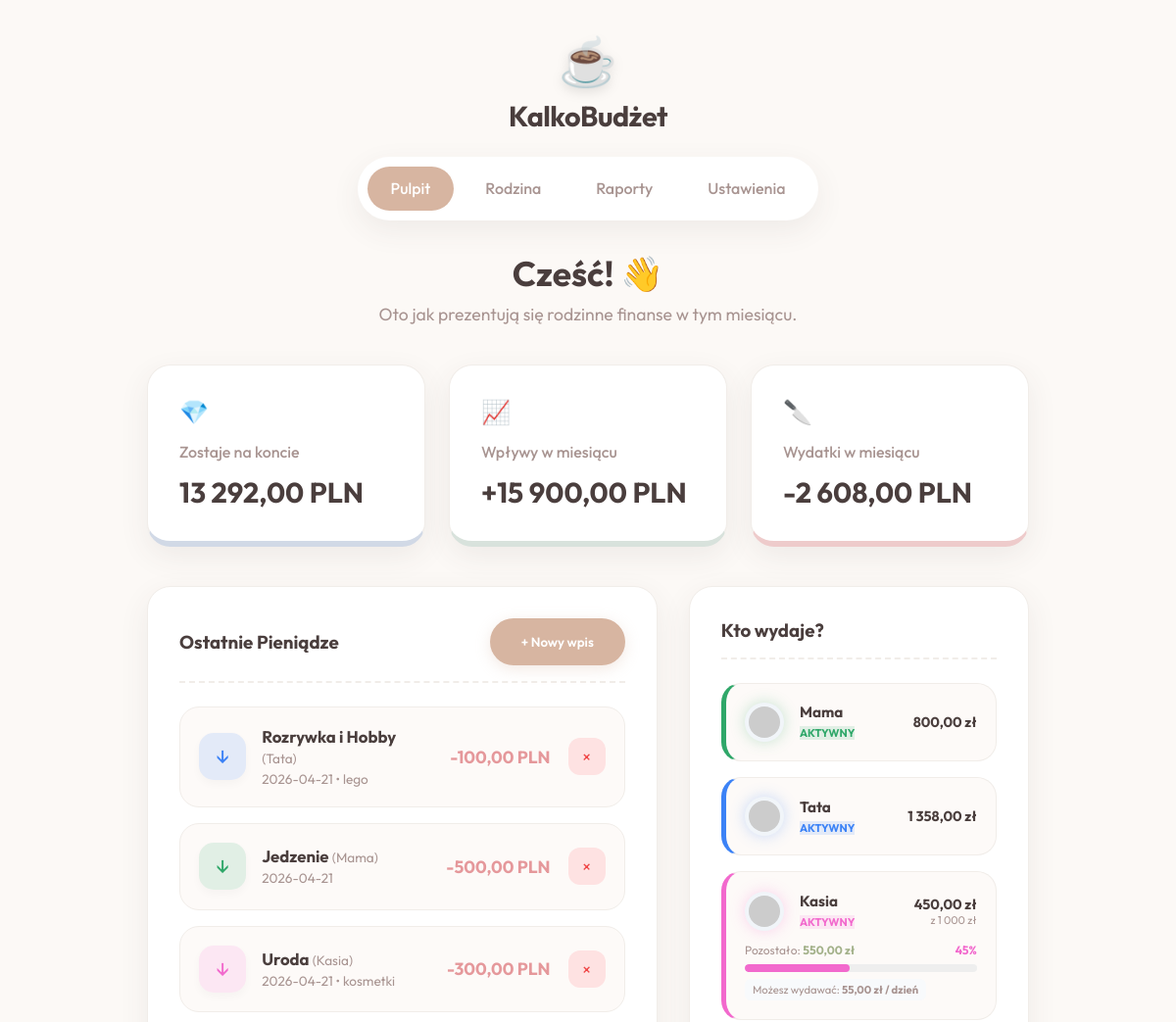
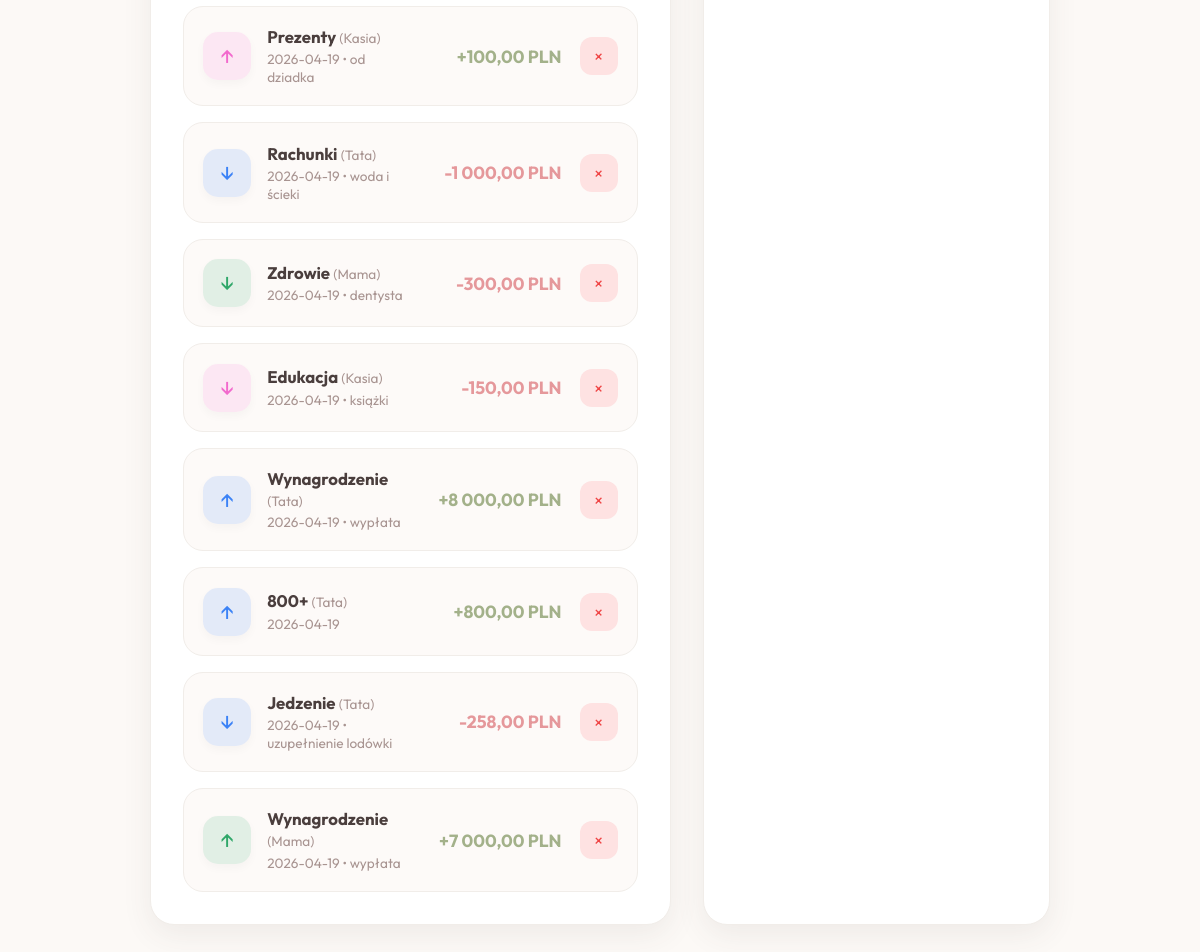
The page / on the database its author committed (2 pictures, top to bottom).
### tables this page shows
CREATE TABLE transactions (
                id INTEGER PRIMARY KEY AUTOINCREMENT,
                user_id INTEGER NOT NULL,
                category_id INTEGER NOT NULL,
                amount REAL NOT NULL,
                date TEXT NOT NULL,
                description TEXT,
                type TEXT NOT NULL CHECK(type IN ('income', 'expense')),
                FOREIGN KEY (user_id) REFERENCES users(id),
                FOREIGN KEY (category_id) REFERENCES categories(id)
            );

CREATE TABLE categories (
                id INTEGER PRIMARY KEY AUTOINCREMENT,
                name TEXT NOT NULL,
                type TEXT NOT NULL CHECK(type IN ('income', 'expense'))
            );

CREATE TABLE users (
                id INTEGER PRIMARY KEY AUTOINCREMENT,
                name TEXT NOT NULL,
                color TEXT DEFAULT '#ffffff'
            , avatar TEXT DEFAULT 'avataaars', monthly_limit REAL DEFAULT 0);

### index.php (the view, shortened to what this page needs)
<?php
require_once 'db.php';
$currentMonth = date('Y-m');
$stmt = $db->prepare("
    SELECT u.*,
    (SELECT SUM(amount) FROM transactions WHERE user_id = u.id AND type = 'expense' AND date LIKE ?) as spent
    FROM users u
");
$stmt->execute([$currentMonth . '%']);
$users = $stmt->fetchAll(PDO::FETCH_ASSOC);
$stmt = $db->query("SELECT SUM(CASE WHEN type = 'income' THEN amount ELSE -amount END) as balance FROM transactions");
$balanceRaw = $stmt->fetch(PDO::FETCH_ASSOC)['balance'];
$balance = $balanceRaw ? number_format($balanceRaw, 2, ',', ' ') : "0,00";
$currentMonth = date('Y-m');
$stmt = $db->prepare("SELECT type, SUM(amount) as total FROM transactions WHERE date LIKE ? GROUP BY type");
$stmt->execute([$currentMonth . '%']);
$monthlyStats = $stmt->fetchAll(PDO::FETCH_KEY_PAIR);
$income = isset($monthlyStats['income']) ? number_format($monthlyStats['income'], 2, ',', ' ') : "0,00";
$expense = isset($monthlyStats['expense']) ? number_format($monthlyStats['expense'], 2, ',', ' ') : "0,00";
$stmt = $db->query("
    SELECT t.*, u.name as user_name, u.color, c.name as category_name
    FROM transactions t
    JOIN users u ON t.user_id = u.id
    JOIN categories c ON t.category_id = c.id
    ORDER BY t.date DESC, t.id DESC LIMIT 15
");
$transactions = $stmt->fetchAll(PDO::FETCH_ASSOC);
?>
<!DOCTYPE html>
<html lang="pl">
<head>
    <link rel="stylesheet" href="style.css">
</head>
<body>
    <div class="app-wrapper">
        <header class="app-header">
            <div class="logo">
                <div class="logo-icon">☕</div>
                <h1>KalkoBudżet</h1>
            </div>
            <nav class="top-nav">
                <a href="index.php" class="active">Pulpit</a>
                <a href="members.php">Rodzina</a>
                <a href="reports.php">Raporty</a>
                <a href="settings.php">Ustawienia</a>
            </nav>
        </header>
        <main class="main-content">
            <header class="topbar">
                <div>
                    <h2 class="greeting">Cześć! 👋</h2>
                    <p class="subtitle">Oto jak prezentują się rodzinne finanse w tym miesiącu.</p>
                </div>
            </header>
            <div class="dashboard-cards">
                <div class="card glass-effect gradient-blue">
                    <div class="card-icon">💎</div>
                    <h3>Zostaje na koncie</h3>
                    <p class="amount"><?= $balance ?> PLN</p>
                </div>
                <div class="card glass-effect gradient-green">
                    <div class="card-icon">📈</div>
                    <h3>Wpływy w miesiącu</h3>
                    <p class="amount">+<?= $income ?> PLN</p>
                </div>
                <div class="card glass-effect gradient-red">
                    <div class="card-icon">🔪</div>
                    <h3>Wydatki w miesiącu</h3>
                    <p class="amount">-<?= $expense ?> PLN</p>
                </div>
            </div>
            <div class="content-grid">
                <section class="recent-transactions glass-effect section-box">
                    <div class="section-header">
                        <h3>Ostatnie Pieniądze</h3>
                        <button class="btn-primary" onclick="openModal()">+ Nowy wpis</button>
                    </div>
                    <div class="transaction-list">
                        <?php if (empty($transactions)): ?>
                            <div class="empty-state">
                                <span>🌬️</span>
                                <p>Cisza w portfelu. Dodaj pierwszą transakcję!</p>
                            </div>
                        <?php else: ?>
                            <?php foreach($transactions as $t): ?>
                                <div class="transaction-item">
                                    <div class="t-icon" style="background-color: <?= htmlspecialchars($t['color']) ?>22; color: <?= htmlspecialchars($t['color']) ?>">
                                        <?= $t['type'] == 'income' ? '↑' : '↓' ?>
                                    </div>
                                    <div class="t-details">
                                        <h4><?= htmlspecialchars($t['category_name']) ?> <span class="t-user">(<?= htmlspecialchars($t['user_name']) ?>)</span></h4>
                                        <p><?= htmlspecialchars($t['date']) ?><?= $t['description'] ? ' &bull; '.htmlspecialchars($t['description']) : '' ?></p>
                                    </div>
                                    <div class="t-amount <?= $t['type'] ?>">
                                        <?= $t['type'] == 'income' ? '+' : '-' ?><?= number_format($t['amount'], 2, ',', ' ') ?> PLN
                                    </div>
                                    <form action="delete.php" method="POST" class="delete-form">
                                        <button type="submit" class="btn-delete" title="Usuń wpis">×</button>
                                    </form>
                                </div>
                            <?php endforeach; ?>
                        <?php endif; ?>
                    </div>
                </section>
                <section class="family-members glass-effect section-box">
                    <div class="section-header">
                        <h3>Kto wydaje?</h3>
                    </div>
                    <div class="users-list">
                        <?php
                        $daysInMonth = (int)date('t');
                        $currentDay = (int)date('j');
                        $remainingDays = $daysInMonth - $currentDay + 1;
                        ?>
                        <?php foreach($users as $u): ?>
                            <?php
                                $userSpent = (float)$u['spent'];
                                $userLimit = (float)$u['monthly_limit'];
                                $showLimit = $userLimit > 0;
                                $percent = $showLimit ? round(($userSpent / $userLimit) * 100) : 0;
                                $clampedPercent = min(100, $percent);
                                $statusColor = htmlspecialchars($u['color']);
                                $statusText = "Aktywny";
                                $remaining = $userLimit - $userSpent;
                                $daily = $remaining > 0 ? $remaining / $remainingDays : 0;
                            ?>
                            <div class="user-card" style="flex-direction: column; align-items: flex-start; gap: 0.8rem; border-left: 5px solid <?= $statusColor ?>;">
                                <div style="display: flex; align-items: center; gap: 1rem; width: 100%;">
                                    <div class="user-avatar" style="border-color: <?= htmlspecialchars($u['color']) ?>; box-shadow: 0 0 15px <?= htmlspecialchars($u['color']) ?>44; background-color: #f1f5f9; width: 40px; height: 40px; flex-shrink: 0;">
                                        <img src="https://robohash.org/<?= urlencode($u['avatar'] ?? 'cat1') ?>.png?set=set4&size=150x150" alt="<?= htmlspecialchars($u['name']) ?>">
                                    </div>
                                    <div class="user-info" style="flex: 1;">
                                        <h4 style="font-size: 0.95rem;"><?= htmlspecialchars($u['name']) ?></h4>
                                        <span class="user-badge" style="background-color: <?= $statusColor ?>22; color: <?= $statusColor ?>; font-size: 0.7rem; font-weight: 700; text-transform: uppercase;">
                                            <?= $statusText ?>
                                        </span>
                                    </div>
                                    <div style="text-align: right;">
                                        <div style="font-size: 0.9rem; font-weight: 700;"><?= number_format($userSpent, 2, ',', ' ') ?> zł</div>
                                        <?php if ($showLimit): ?>
                                            <div style="font-size: 0.7rem; color: var(--text-secondary);">z <?= number_format($userLimit, 0, ',', ' ') ?> zł</div>
                                        <?php endif; ?>
                                    </div>
                                </div>
                                <?php if ($showLimit): ?>
                                    <div style="width: 100%;">
                                        <div style="display: flex; justify-content: space-between; font-size: 0.75rem; margin-bottom: 0.4rem;">
                                            <div style="color: var(--text-secondary);">
                                                Pozostało: <strong style="color: <?= $remaining > 0 ? 'var(--green-color)' : 'var(--red-color)' ?>;"><?= number_format($remaining, 2, ',', ' ') ?> zł</strong>
                                            </div>
                                            <div style="font-weight: 700; color: <?= $statusColor ?>;"><?= $percent ?>%</div>
                                        </div>
                                        <div style="width: 100%; height: 8px; background: #eee; border-radius: 10px; overflow: hidden; margin-bottom: 0.4rem;">
                                            <div style="width: <?= $clampedPercent ?>%; height: 100%; background: <?= $statusColor ?>; border-radius: 10px; transition: width 0.6s cubic-bezier(0.34, 1.56, 0.64, 1);"></div>
                                        </div>
                                        <?php if ($remaining > 0): ?>
                                            <div style="font-size: 0.7rem; color: var(--text-secondary); background: #f8fafc; padding: 4px 8px; border-radius: 6px; display: inline-block;">
                                                Możesz wydawać: <strong><?= number_format($daily, 2, ',', ' ') ?> zł / dzień</strong>
                                            </div>
                                        <?php endif; ?>
                                    </div>
                                <?php endif; ?>
                            </div>
                        <?php endforeach; ?>
                    </div>
                </section>
            </div>
        </main>
    </div>
</body>
</html>

### style.css (style rules this page uses)
:root { --bg-color: #fcf9f6; --paper-color: #ffffff; --text-primary: #4a3e3d; --text-secondary: #a89491; --accent-color: #d7b5a1; --accent-hover: #c4a18e; --green-color: #a3b18a; --red-color: #e5989b; --blue-color: #b8c0cc; --border-color: #f1ede9; --nav-bg: #ffffff; --shadow: 0 10px 30px rgba(74, 62, 61, 0.08); --br: 24px; }
* { margin: 0; padding: 0; box-sizing: border-box; font-family: 'Outfit', sans-serif; }
body { background-color: var(--bg-color); background-image: radial-gradient(#d7ccc8 0.5px, transparent 0.5px); background-size: 20px 20px; color: var(--text-primary); min-height: 100vh; padding: 2rem 1rem; display: flex; justify-content: center; }
.app-wrapper { width: 100%; max-width: 900px; display: flex; flex-direction: column; gap: 2rem; }
.app-header { display: flex; flex-direction: column; align-items: center; gap: 1.5rem; text-align: center; }
.logo { display: flex; flex-direction: column; align-items: center; gap: 0.5rem; }
.logo-icon { font-size: 3rem; filter: drop-shadow(0 4px 6px rgba(0,0,0,0.1)); }
.logo h1 { font-size: 1.8rem; font-weight: 700; letter-spacing: -0.5px; }
.top-nav { background: var(--nav-bg); padding: 0.6rem; border-radius: 50px; box-shadow: var(--shadow); display: flex; gap: 0.5rem; }
.top-nav a { text-decoration: none; color: var(--text-secondary); padding: 0.8rem 1.5rem; border-radius: 50px; font-weight: 500; transition: all 0.3s ease; }
.top-nav li.active a, .top-nav a.active { background: var(--accent-color); color: white; }
.main-content { width: 100%; }
.topbar { margin-bottom: 2.5rem; text-align: center; }
.greeting { font-size: 2.2rem; font-weight: 700; margin-bottom: 0.5rem; }
.subtitle { font-size: 1.1rem; color: var(--text-secondary); }
.dashboard-cards { display: grid; grid-template-columns: repeat(3, 1fr); gap: 1.5rem; margin-bottom: 2.5rem; }
.card { background: var(--paper-color); padding: 2rem; border-radius: var(--br); box-shadow: var(--shadow); position: relative; overflow: hidden; transition: transform 0.3s ease; border: 1px solid var(--border-color); }
.card h3 { font-size: 1rem; font-weight: 500; color: var(--text-secondary); margin-bottom: 0.8rem; }
.card .amount { font-size: 1.8rem; font-weight: 700; }
.card-icon { font-size: 1.5rem; margin-bottom: 1rem; display: inline-block; }
.content-grid { display: grid; grid-template-columns: 1.5fr 1fr; gap: 2rem; }
.section-box { background: var(--paper-color); padding: 2rem; border-radius: var(--br); box-shadow: var(--shadow); border: 1px solid var(--border-color); }
.section-header { margin-bottom: 1.5rem; padding-bottom: 1rem; border-bottom: 2px dashed var(--border-color); display: flex; justify-content: space-between; align-items: center; }
.btn-primary { background: var(--accent-color); color: white; border: none; padding: 1rem 2rem; border-radius: 50px; font-weight: 600; cursor: pointer; transition: all 0.3s ease; box-shadow: 0 4px 15px rgba(215, 181, 161, 0.3); }
.transaction-list, .users-list { display: flex; flex-direction: column; gap: 1rem; }
.transaction-item, .user-card { display: flex; align-items: center; gap: 1rem; padding: 1.2rem; background: #fdfaf8; border-radius: 20px; border: 1px solid var(--border-color); }
.t-icon { width: 48px; height: 48px; border-radius: 15px; display: flex; align-items: center; justify-content: center; font-size: 1.4rem; background: white; box-shadow: 0 4px 10px rgba(0,0,0,0.03); flex-shrink: 0; }
.t-details { flex: 1; }
.t-details h4 { font-size: 1.05rem; margin-bottom: 0.2rem; }
.t-user { color: var(--text-secondary); font-weight: 400; font-size: 0.85rem; }
.t-details p { font-size: 0.85rem; color: var(--text-secondary); }
.t-amount { font-weight: 700; font-size: 1.1rem; text-align: right; min-width: 140px; white-space: nowrap; }
.delete-form { display: flex; justify-content: flex-end; width: 40px; }
.user-avatar { width: 50px; height: 50px; border-radius: 50%; overflow: hidden; background: white; padding: 4px; }
.user-avatar img { width: 100%; border-radius: 50%; }
.t-amount.income { color: var(--green-color); }
.t-amount.expense { color: var(--red-color); }
.gradient-blue { border-bottom: 6px solid #d1d9e6; }
.gradient-green { border-bottom: 6px solid #d8e2dc; }
.gradient-red { border-bottom: 6px solid #eecbcb; }
.btn-delete, .btn-edit { width: 38px; height: 38px; border-radius: 12px; border: none; cursor: pointer; font-size: 1rem; display: flex; align-items: center; justify-content: center; transition: all 0.2s; }
.btn-delete { background: #fee2e2; color: #ef4444; }

### rows shown on the page
transactions: category.name "Rozrywka i Hobby", user.name "Tata", date "2026-04-21", description "lego", amount "100,00"
transactions: category.name "Jedzenie", user.name "Mama", date "2026-04-21", amount "500,00"
transactions: category.name "Uroda", user.name "Kasia", date "2026-04-21", description "kosmetki", amount "300,00"
transactions: category.name "Prezenty", user.name "Kasia", date "2026-04-19", description "od dziadka", amount "100,00"
transactions: category.name "Rachunki", user.name "Tata", date "2026-04-19", description "woda i ścieki", amount "1 000,00"
transactions: category.name "Zdrowie", user.name "Mama", date "2026-04-19", description "dentysta", amount "300,00"
transactions: category.name "Edukacja", user.name "Kasia", date "2026-04-19", description "książki", amount "150,00"
transactions: category.name "Wynagrodzenie", user.name "Tata", date "2026-04-19", description "wypłata", amount "8 000,00"
transactions: category.name "800+", user.name "Tata", date "2026-04-19", amount "800,00"
transactions: category.name "Jedzenie", user.name "Tata", date "2026-04-19", description "uzupełnienie lodówki", amount "258,00"
transactions: category.name "Wynagrodzenie", user.name "Mama", date "2026-04-19", description "wypłata", amount "7 000,00"
users: name "Mama", statusText "AKTYWNY", userSpent "800,00"
users: name "Tata", statusText "AKTYWNY", userSpent "1 358,00"
users: name "Kasia", statusText "AKTYWNY", userSpent "450,00", monthly_limit "1 000", remaining "550,00", percent "45", daily "55,00"

### other values the page prints
$balance "13 292,00"
$income "15 900,00"
$expense "2 608,00"
